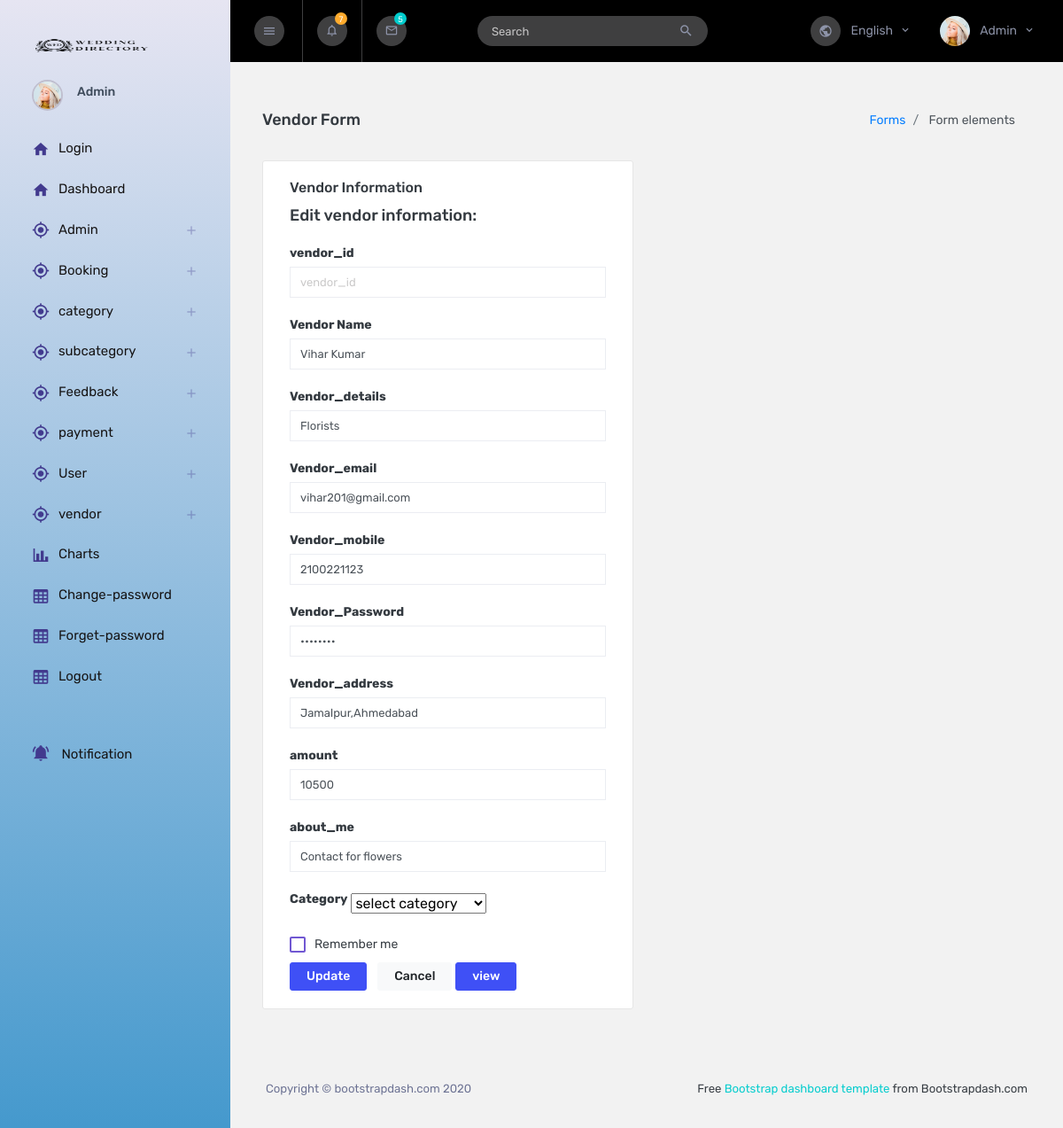
/admin/edit-vendor.php?eid=201, run on the app's committed database.
### tables this page shows
CREATE TABLE `tbl_vendor` (
  `vendor_id` int(10) NOT NULL,
  `vendor_name` varchar(30) NOT NULL,
  `vendor_details` varchar(100) NOT NULL,
  `vendor_email` varchar(20) NOT NULL,
  `vendor_mobile` int(10) NOT NULL,
  `vendor_password` varchar(10) NOT NULL,
  `vendor_address` varchar(160) NOT NULL,
  `amount` double NOT NULL,
  `about_me` varchar(100) NOT NULL,
  `vendor_img` varchar(250) NOT NULL,
  `category_id` int(5) NOT NULL,
  `area_id` int(11) NOT NULL
);

### admin/edit-vendor.php (the view, shortened to what this page needs)
<?php
  require './class/atclass.php';
  $editid=$_GET['eid'];
  $selectq=mysqli_query($connection,"select * from tbl_vendor where vendor_id='{$editid}'") or die(mysqli_error($connection));
  $selectrow=mysqli_fetch_array($selectq);
?>
<!DOCTYPE html>
<html lang="en">
  <head>
    <link rel="stylesheet" href="assets/vendors/mdi/css/materialdesignicons.min.css" />
    <link rel="stylesheet" href="assets/vendors/flag-icon-css/css/flag-icon.min.css" />
    <link rel="stylesheet" href="assets/vendors/css/vendor.bundle.base.css" />
    <link rel="stylesheet" href="assets/vendors/select2/select2.min.css" />
    <link rel="stylesheet" href="assets/vendors/select2-bootstrap-theme/select2-bootstrap.min.css" />
    <link rel="stylesheet" href="assets/css/style.css" />
  </head>
  <body>
    <div class="container-scroller">
      <?php
       include './themes/sidebar.php';
      ?>
      <div class="container-fluid page-body-wrapper">
        <?php
         include './themes/navbar.php';
         ?>
        <div class="main-panel">
          <div class="content-wrapper">
            <div class="page-header">
              <h3 class="page-title">Vendor Form </h3>
              <nav aria-label="breadcrumb">
                <ol class="breadcrumb">
                  <li class="breadcrumb-item"><a href="#">Forms</a></li>
                  <li class="breadcrumb-item active" aria-current="page"> Form elements</li>
                </ol>
              </nav>
            </div>
            <div class="row">
              <div class="col-md-6 grid-margin stretch-card">
                <div class="card">
                  <div class="card-body">
                    <h4 class="card-title">Vendor information </h4>
                    <h4> Edit vendor information: </h4>
                    <form class="forms-sample" method="post" enctype="multipart/form-data">
                    <div class="form-group">
                        <label for="vendor_id"><b>vendor_id</b></label>
                        <input type="text" class="form-control" name="vid" placeholder="vendor_id"/>
                      </div>
                      <div class="form-group">
                        <label for="Vendor_name"><b>Vendor Name</b></label>
                        <input type="text" class="form-control" value="<?php echo $selectrow['vendor_name']?>" name="vname" placeholder="enter name" required/>
                      </div>
                      <div class="form-group">
                        <label for="Vendor_details"><b>Vendor_details</b></label>
                        <input type="text" class="form-control" value="<?php echo $selectrow['vendor_details']?>"  name="vdetails" placeholder="Vendor_details" />
                      </div>
                      <div class="form-group">
                        <label for="Vendor_email"><b>Vendor_email</b></label>
                        <input type="email" class="form-control" value="<?php echo $selectrow['vendor_email']?>" name="vemail" placeholder="Vendor_email" required/>
                      </div>
                      <div class="form-group">
                        <label for="Vendor_mobile"><b>Vendor_mobile</b></label>
                        <input type="number" class="form-control" value="<?php echo $selectrow['vendor_mobile']?>" name="vmobile" placeholder="Vendor_mobile" required/>
                      </div>
                      <div class="form-group">
                        <label for="Vendor_Password"><b>Vendor_Password</b></label>
                        <input type="password" class="form-control" value="<?php echo $selectrow['vendor_password']?>" name="vpassword" placeholder="Vendor_Password" required/>
                      </div>
                      <div class="form-group">
                        <label for="Vendor_address"><b>Vendor_address</b></label>
                        <input type="text" class="form-control" value="<?php echo $selectrow['vendor_address']?>"  name="vaddress" placeholder="Vendor_address" />
                    </div>
                      <div class="form-group">
                        <label for="amount"><b>amount</b></label>
                        <input type="text" class="form-control" value="<?php echo $selectrow['amount']?>" name="vamount" placeholder="amount" required/>
                      </div>
                      <div class="form-group">
                        <label for="about_me"><b>about_me</b></label>
                        <input type="text" class="form-control" value="<?php echo $selectrow['about_me']?>" name="vaboutme" placeholder="about_me" required/>
                      </div>
                      <div class="form-group">
                        <label for="about_me"><b> Category </b></label>
                        <?php
                        echo "<select name='category_id' required>";
                        echo "<option value=''> select category </option>";
                        echo "</select>";
                        ?>
                        </div>
                      <div class="form-check form-check-flat form-check-primary">
                        <label class="form-check-label">
                          <input type="checkbox" class="form-check-input" /> Remember me </label>
                      </div>
                      <button type="submit" class="btn btn-primary mr-2"> Update  </button>
                      <button class="btn btn-light">Cancel</button>
                      <button type="button" onclick="window.location='display-vendor.php';" class="btn btn-primary mr-2">view</button>
                    </form>
                  </div>
                </div>
              </div>
            </div>
          </div>
          <?php
           include './themes/footer.php';
           ?>
        </div>
      </div>
    </div>
  </body>
</html>

### data on the page
tbl_vendor: vname "Vihar Kumar", vdetails "Florists", vemail "vihar201@gmail.com", vmobile "2100221123", vaddress "Jamalpur,Ahmedabad", vamount "10500", vaboutme "Contact for flowers"
